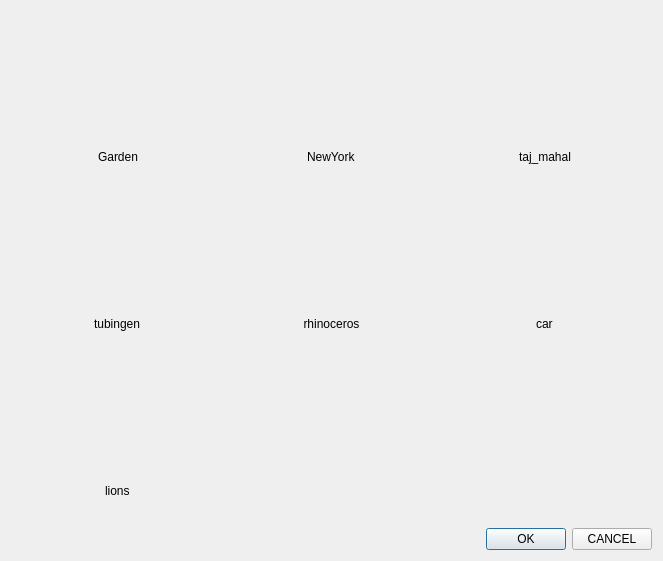
<?xml version="1.0" encoding="UTF-8"?>
<ui version="4.0">
 <class>ConImg</class>
 <widget class="QDialog" name="ConImg">
  <property name="geometry">
   <rect>
    <x>0</x>
    <y>0</y>
    <width>663</width>
    <height>561</height>
   </rect>
  </property>
  <property name="windowTitle">
   <string>Dialog</string>
  </property>
  <layout class="QHBoxLayout" name="horizontalLayout">
   <item>
    <layout class="QVBoxLayout" name="verticalLayout">
     <item>
      <layout class="QGridLayout" name="gridLayout_2" rowstretch="10,2,10,2,10,2" columnstretch="0,0,0">
       <property name="spacing">
        <number>0</number>
       </property>
       <item row="0" column="2">
        <widget class="QLabel" name="label_8">
         <property name="styleSheet">
          <string notr="true">QLabel{;
image: url(:/content/content_image/taj_mahal.jpg);
border:1px solid;
	border-color: rgba(255, 255, 255,0);
}
QLabel:hover{border:2px solid;
border-color:&quot;blue&quot;}</string>
         </property>
         <property name="text">
          <string/>
         </property>
        </widget>
       </item>
       <item row="3" column="0" alignment="Qt::AlignHCenter|Qt::AlignTop">
        <widget class="QLabel" name="label_10">
         <property name="text">
          <string>tubingen</string>
         </property>
        </widget>
       </item>
       <item row="1" column="0" alignment="Qt::AlignHCenter|Qt::AlignTop">
        <widget class="QLabel" name="label_4">
         <property name="text">
          <string>Garden</string>
         </property>
        </widget>
       </item>
       <item row="2" column="0">
        <widget class="QLabel" name="label_9">
         <property name="styleSheet">
          <string notr="true">QLabel{;
	image: url(:/content/content_image/tubingen.jpg);
border:1px solid;
	border-color: rgba(255, 255, 255,0);
}
QLabel:hover{border:2px solid;
border-color:&quot;blue&quot;}</string>
         </property>
         <property name="text">
          <string/>
         </property>
        </widget>
       </item>
       <item row="0" column="1">
        <widget class="QLabel" name="label_7">
         <property name="styleSheet">
          <string notr="true">QLabel{;
image: url(:/content/content_image/new_york.png);
border:1px solid;
	border-color: rgba(255, 255, 255,0);
}
QLabel:hover{border:2px solid;
border-color:&quot;blue&quot;}</string>
         </property>
         <property name="text">
          <string/>
         </property>
        </widget>
       </item>
       <item row="3" column="1">
        <widget class="QLabel" name="label_2">
         <property name="text">
          <string>rhinoceros</string>
         </property>
         <property name="alignment">
          <set>Qt::AlignHCenter|Qt::AlignTop</set>
         </property>
        </widget>
       </item>
       <item row="0" column="0">
        <widget class="QLabel" name="label_3">
         <property name="styleSheet">
          <string notr="true">QLabel{;
image: url(:/content/content_image/garden.png);
border:1px solid;
	border-color: rgba(255, 255, 255,0);
}
QLabel:hover{border:2px solid;
border-color:&quot;blue&quot;}</string>
         </property>
         <property name="text">
          <string/>
         </property>
        </widget>
       </item>
       <item row="1" column="2" alignment="Qt::AlignHCenter|Qt::AlignTop">
        <widget class="QLabel" name="label_6">
         <property name="sizePolicy">
          <sizepolicy hsizetype="Maximum" vsizetype="Maximum">
           <horstretch>0</horstretch>
           <verstretch>0</verstretch>
          </sizepolicy>
         </property>
         <property name="maximumSize">
          <size>
           <width>200</width>
           <height>50</height>
          </size>
         </property>
         <property name="text">
          <string>taj_mahal</string>
         </property>
        </widget>
       </item>
       <item row="2" column="1">
        <widget class="QLabel" name="label">
         <property name="styleSheet">
          <string notr="true">QLabel{image: url(:/content/content_image/3.jpeg);
border:1px solid;
	border-color: rgba(255, 255, 255,0);
}
QLabel:hover{border:2px solid;
border-color:&quot;blue&quot;}</string>
         </property>
         <property name="text">
          <string/>
         </property>
         <property name="alignment">
          <set>Qt::AlignBottom|Qt::AlignHCenter</set>
         </property>
        </widget>
       </item>
       <item row="1" column="1" alignment="Qt::AlignHCenter|Qt::AlignTop">
        <widget class="QLabel" name="label_5">
         <property name="text">
          <string>NewYork</string>
         </property>
        </widget>
       </item>
       <item row="2" column="2">
        <widget class="QLabel" name="label_11">
         <property name="styleSheet">
          <string notr="true">QLabel{
	image: url(:/content/content_image/04.jpeg);
border:1px solid;
	border-color: rgba(255, 255, 255,0);
}
QLabel:hover{border:2px solid;
border-color:&quot;blue&quot;}</string>
         </property>
         <property name="text">
          <string/>
         </property>
        </widget>
       </item>
       <item row="3" column="2" alignment="Qt::AlignHCenter|Qt::AlignTop">
        <widget class="QLabel" name="label_12">
         <property name="text">
          <string>car</string>
         </property>
        </widget>
       </item>
       <item row="4" column="0">
        <widget class="QLabel" name="label_13">
         <property name="styleSheet">
          <string notr="true">QLabel{
	image: url(:/content/content_image/lion.jpg);
border:1px solid;
	border-color: rgba(255, 255, 255,0);
}
QLabel:hover{border:2px solid;
border-color:&quot;blue&quot;}</string>
         </property>
         <property name="text">
          <string/>
         </property>
        </widget>
       </item>
       <item row="5" column="0" alignment="Qt::AlignHCenter|Qt::AlignTop">
        <widget class="QLabel" name="label_16">
         <property name="text">
          <string>lions</string>
         </property>
        </widget>
       </item>
      </layout>
     </item>
     <item>
      <layout class="QHBoxLayout" name="horizontalLayout_2">
       <property name="topMargin">
        <number>10</number>
       </property>
       <item>
        <spacer name="horizontalSpacer">
         <property name="orientation">
          <enum>Qt::Horizontal</enum>
         </property>
         <property name="sizeHint" stdset="0">
          <size>
           <width>40</width>
           <height>20</height>
          </size>
         </property>
        </spacer>
       </item>
       <item>
        <widget class="QPushButton" name="pushButton_2">
         <property name="text">
          <string>OK</string>
         </property>
        </widget>
       </item>
       <item>
        <widget class="QPushButton" name="pushButton">
         <property name="text">
          <string>CANCEL</string>
         </property>
        </widget>
       </item>
      </layout>
     </item>
    </layout>
   </item>
  </layout>
 </widget>
 <resources>
  <include location="picture.qrc"/>
 </resources>
 <connections>
  <connection>
   <sender>pushButton_2</sender>
   <signal>clicked()</signal>
   <receiver>ConImg</receiver>
   <slot>accept()</slot>
   <hints>
    <hint type="sourcelabel">
     <x>530</x>
     <y>531</y>
    </hint>
    <hint type="destinationlabel">
     <x>569</x>
     <y>417</y>
    </hint>
   </hints>
  </connection>
  <connection>
   <sender>pushButton</sender>
   <signal>clicked()</signal>
   <receiver>ConImg</receiver>
   <slot>reject()</slot>
   <hints>
    <hint type="sourcelabel">
     <x>613</x>
     <y>532</y>
    </hint>
    <hint type="destinationlabel">
     <x>629</x>
     <y>451</y>
    </hint>
   </hints>
  </connection>
 </connections>
</ui>
